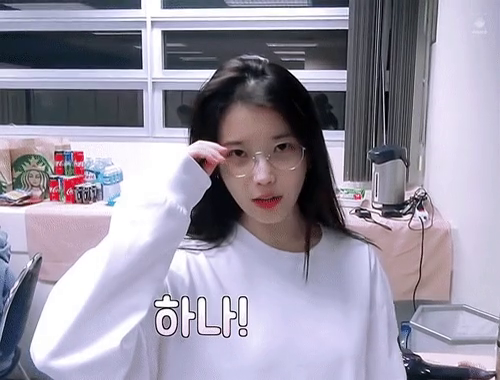
#> input picture frame 3 of samples/play/sample1.mp4, 500 x 380 px
$ python openCV_test_video.py
#> lines starting #> are read from the running program, lines starting #| are printed output that depends on the picture
import numpy as np
import cv2

cap = cv2.VideoCapture("samples/play/sample1.mp4")

while True:
    _, frame=cap.read()
#> frame is the input picture: shape (380, 500, 3); mean B, G, R 164.9, 148.1, 153.1

    gray = cv2.cvtColor(frame, cv2.COLOR_BGR2GRAY)
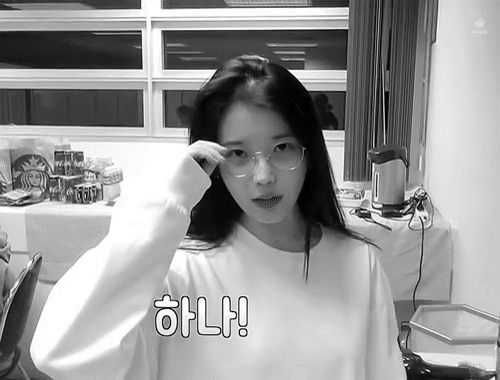
#> gray: shape (380, 500); min 0, max 255, mean 151.5

    cv2.imshow('real', frame)
    cv2.imshow('video', gray)

    if cv2.waitKey(100)&0xFF == 27:   #ESC를 누르면 종료
#> (key Esc is pressed here)
        break

cap.release()
cv2.destroyAllWindows()

$ run again, starting later in the video
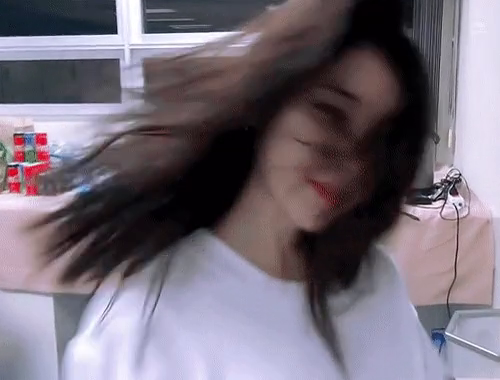
#> input picture frame 15 of samples/play/sample1.mp4, 500 x 380 px
#> frame is the input picture: shape (380, 500, 3); mean B, G, R 120.1, 108.3, 116.9
#> `gray = cv2.cvtColor(frame, cv2.COLOR_BGR2GRAY)`:
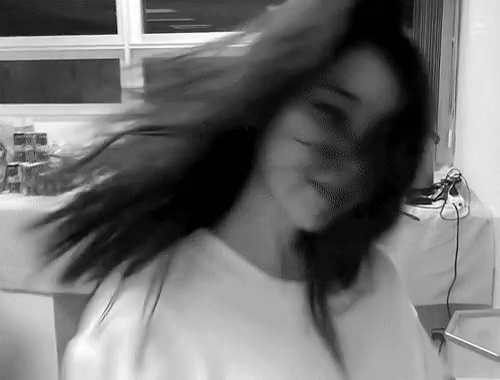
#> gray: shape (380, 500); min 0, max 255, mean 112.2

$ run again, starting later in the video
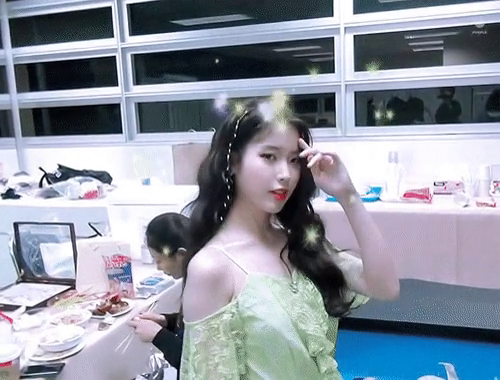
#> input picture frame 28 of samples/play/sample1.mp4, 500 x 380 px
#> frame is the input picture: shape (380, 500, 3); mean B, G, R 161.2, 148.4, 141.9
#> `gray = cv2.cvtColor(frame, cv2.COLOR_BGR2GRAY)`:
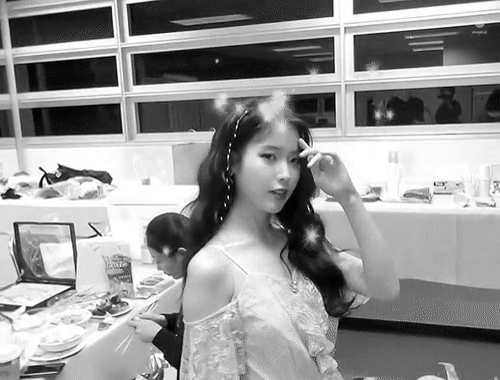
#> gray: shape (380, 500); min 0, max 255, mean 147.9
